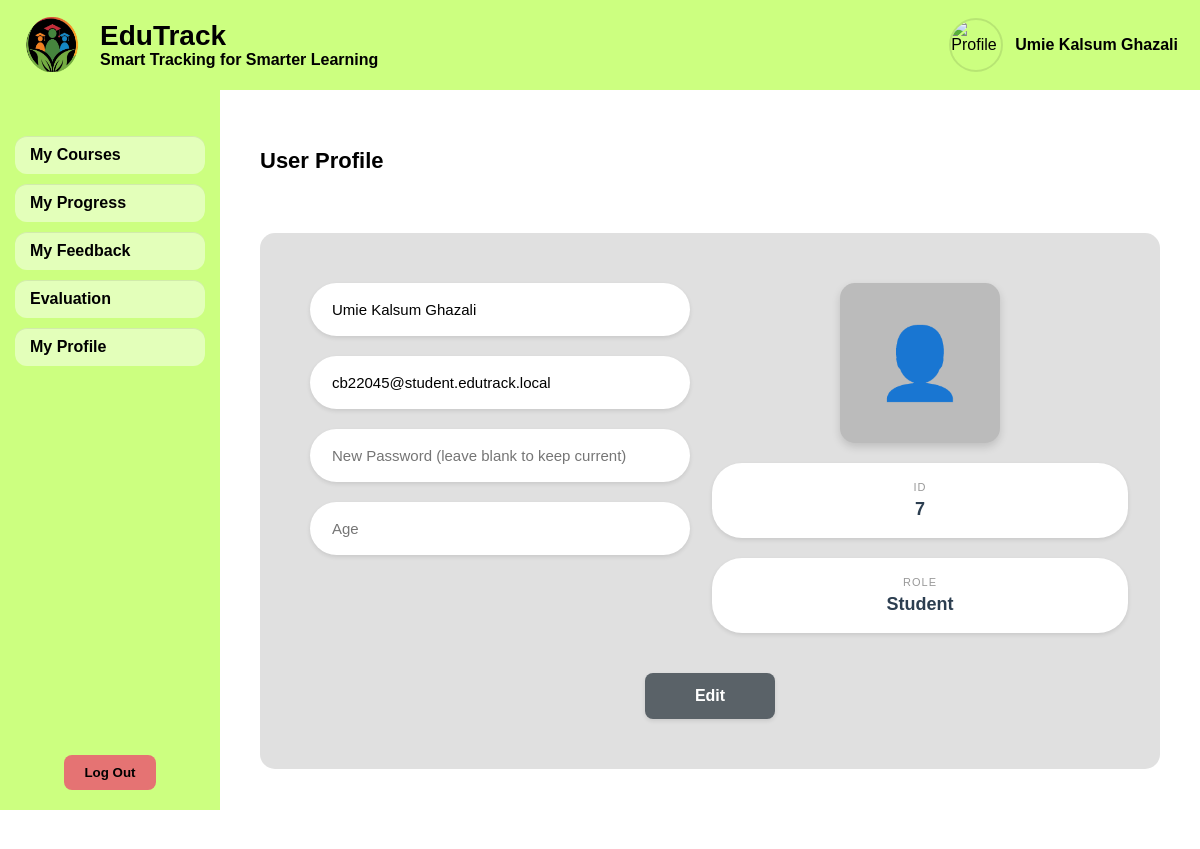
/profile.php (signed in), run on the app's committed database.
### tables this page shows
CREATE TABLE `user` (
  `userID` int NOT NULL,
  `full_name` varchar(255) NOT NULL,
  `email` varchar(255) NOT NULL,
  `password_hash` varchar(255) NOT NULL,
  `role` enum('student','lecturer','admin') NOT NULL,
  `status` enum('pending','active','deactivated','rejected') NOT NULL DEFAULT 'pending',
  `age` int DEFAULT NULL,
  `approved_at` timestamp NULL DEFAULT NULL,
  `created_at` timestamp NOT NULL DEFAULT CURRENT_TIMESTAMP,
  `updated_at` timestamp NOT NULL DEFAULT CURRENT_TIMESTAMP ON UPDATE CURRENT_TIMESTAMP,
  `last_login_at` timestamp NULL DEFAULT NULL,
  `deleted_at` timestamp NULL DEFAULT NULL,
  `force_password_reset` tinyint(1) NOT NULL DEFAULT '0'
);

### includes/functions.php (called while the page is built, shortened)
<?php
function get_user_by_id($conn, $userID)
{
    $stmt = $conn->prepare("SELECT * FROM user WHERE userID = ? AND deleted_at IS NULL");
    $stmt->bind_param("i", $userID);
    $stmt->execute();
    $result = $stmt->get_result();
    return $result->fetch_assoc();
}

### profile.php (the view, shortened to what this page needs)
<?php
require_once 'config.php';
require_once 'includes/functions.php';
$user = get_user_by_id($conn, $_SESSION['userID']);
$theme_class = 'admin-theme';
if ($user['role'] === 'lecturer') {
    $theme_class = 'lecturer-theme';
} elseif ($user['role'] === 'student') {
    $theme_class = 'student-theme';
}
?>
<!DOCTYPE html>
<html lang="en">
<head>
    <link rel="stylesheet" href="style.css">
</head>
<body>
    <div class="header <?php echo $theme_class; ?>">
        <div class="brand">
            <img src="assets/logoedutrack.png" alt="EduTrack Logo">
            <div class="title">
                <h1>EduTrack</h1>
                <span>Smart Tracking for Smarter Learning</span>
            </div>
        </div>
        <div class="user-info">
            <?php if (!empty($user['profile_picture']) && file_exists($user['profile_picture'])): ?>
                <img src="<?php echo htmlspecialchars($user['profile_picture']); ?>" class="profile-icon" alt="Profile">
            <?php else: ?>
                <img src="assets/profile.png" class="profile-icon" alt="Profile">
            <?php endif; ?>
            <span class="user-name"><?php echo htmlspecialchars($user['full_name']); ?></span>
        </div>
    </div>
    <div class="content-wrapper">
        <div class="sidebar <?php echo $theme_class; ?>">
            <ul>
                <?php if ($user['role'] === 'admin'): ?>
                    <li><a href="admin_dashboard.php">Assessment</a></li>
                    <li><a href="#">Progress</a></li>
                    <li><a href="adminfeedbacklist.php">Feedback</a></li>
                    <li><a href="registration_users.php">Registration Users</a></li>
                    <li><a href="manage_users.php">Manage Users</a></li>
                <?php else: ?>
                    <li><a href="student_courses.php">My Courses</a></li>
                    <li><a href="student_progress.php">My Progress</a></li>
                    <li><a href="student_myfeedback.php">My Feedback</a></li>
                    <li><a href="lectevaluationlist.php">Evaluation</a></li>
                    <li><a href="profile.php">My Profile</a></li>
                <?php endif; ?>
            </ul>
            <button class="logout-btn" onclick="window.location.href='logout.php'">Log Out</button>
        </div>
        <div class="main-content">
            <div class="topbar">
                <h2>User Profile</h2>
            </div>
            <form method="POST" action="" enctype="multipart/form-data">
                <div class="profile-form-container">
                    <div class="profile-grid">
                        <div class="profile-left">
                            <input type="text" name="full_name" placeholder="Full Name" value="<?php echo htmlspecialchars($user['full_name']); ?>" required>
                            <input type="email" name="email" placeholder="Email" value="<?php echo htmlspecialchars($user['email']); ?>" required>
                            <input type="password" name="new_password" placeholder="New Password (leave blank to keep current)">
                            <input type="number" name="age" placeholder="Age" min="1" max="120" value="<?php echo htmlspecialchars($user['age'] ?? ''); ?>" required>
                        </div>
                        <div class="profile-right">
                            <div class="profile-photo" onclick="document.getElementById('profile_picture_input').click()">
                                <?php if (!empty($user['profile_picture']) && file_exists($user['profile_picture'])): ?>
                                    <img src="<?php echo htmlspecialchars($user['profile_picture']); ?>" alt="Profile Picture">
                                <?php else: ?>
                                    👤
                                <?php endif; ?>
                            </div>
                            <div class="profile-info-box">
                                <label>ID</label>
                                <div class="value"><?php echo htmlspecialchars($user['userID']); ?></div>
                            </div>
                            <div class="profile-info-box">
                                <label>Role</label>
                                <div class="value"><?php echo ucfirst($user['role']); ?></div>
                            </div>
                        </div>
                    </div>
                    <div class="profile-actions">
                        <button type="submit" class="btn-edit">Edit</button>
                    </div>
                </div>
            </form>
        </div>
    </div>
</body>
</html>

### style.css (style rules this page uses)
body { margin: 0; font-family: "Poppins", sans-serif; }
.content-wrapper { display: flex; min-height: calc(100vh - 90px); }
.header { height: 90px; display: flex; align-items: center; justify-content: space-between; padding: 0 22px; }
.brand { display: flex; align-items: center; gap: 14px; }
.brand img { width: 64px; height: 64px; }
.brand .title { display: flex; flex-direction: column; }
.brand .title h1 { font-size: 28px; line-height: 1.1; margin: 0; }
.brand .title span { font-size: 16px; font-weight: 600; }
.sidebar { width: 220px; height: calc(100vh - 100px); color: #000; display: flex; flex-direction: column; align-items: center; padding-top: 20px; position: sticky; top: 0; overflow-y: auto; }
.sidebar ul { list-style: none; padding: 0; width: 100%; }
.sidebar ul li { margin: 10px 0; }
.sidebar ul li a { display: block; padding: 10px 15px; text-align: left; border-radius: 12px; margin: 0 15px; text-decoration: none; color: #000; font-weight: 600; background: rgba(255,255,255,0.45); box-shadow: 0 1px 0 rgba(0,0,0,0.08) inset; }
.student-theme { background-color: #ccff80; }
.logout-btn { background-color: #e57373; color: #000; font-weight: bold; border: none; padding: 10px 20px; border-radius: 8px; cursor: pointer; margin-top: auto; margin-bottom: 20px; }
.main-content { flex: 1; padding: 40px; background: #fff; }
.topbar { display: flex; justify-content: space-between; align-items: center; }
.topbar h2 { font-size: 22px; }
.user-info { display: flex; align-items: center; gap: 12px; }
.user-info .profile-icon { width: 50px; height: 50px; border-radius: 50%; object-fit: cover; border: 2px solid rgba(0,0,0,0.1); }
.user-info .user-name { font-size: 16px; font-weight: 600; color: #000; }
.profile-icon { width: 40px; height: 40px; border: 1px solid #aaa; border-radius: 5px; }

### profile.php (style rules this page uses)
.profile-form-container { max-width: 900px; margin: 40px auto; background: #e0e0e0; border-radius: 15px; padding: 50px; }
.profile-grid { display: grid; grid-template-columns: 1fr 1fr; gap: 40px; }
.profile-left { display: flex; flex-direction: column; gap: 20px; }
.profile-left input { width: 100%; padding: 18px 22px; border: none; border-radius: 30px; font-size: 15px; background: white; box-sizing: border-box; box-shadow: 0 2px 4px rgba(0, 0, 0, 0.1); transition: all 0.3s ease; }
.profile-right { display: flex; flex-direction: column; align-items: center; gap: 20px; }
.profile-photo { width: 160px; height: 160px; background: #bbb; border-radius: 15px; display: flex; align-items: center; justify-content: center; font-size: 70px; overflow: hidden; position: relative; cursor: pointer; box-shadow: 0 4px 8px rgba(0, 0, 0, 0.15); transition: transform 0.3s ease; }
.profile-info-box { width: 100%; background: white; padding: 18px; border-radius: 30px; text-align: center; box-shadow: 0 2px 4px rgba(0, 0, 0, 0.1); }
.profile-info-box label { display: block; font-size: 11px; color: #999; margin-bottom: 6px; text-transform: uppercase; letter-spacing: 1px; }
.profile-info-box .value { font-size: 18px; font-weight: 600; color: #2c3e50; }
.profile-actions { text-align: center; margin-top: 40px; }
.btn-edit { background: #5a6268; color: white; border: none; padding: 14px 50px; border-radius: 8px; font-size: 16px; font-weight: 600; cursor: pointer; box-shadow: 0 2px 4px rgba(0, 0, 0, 0.1); transition: all 0.3s ease; }

### data on the page
user: full_name "Umie Kalsum Ghazali", email "cb22045@student.edutrack.local", userID "7", role "Student"
